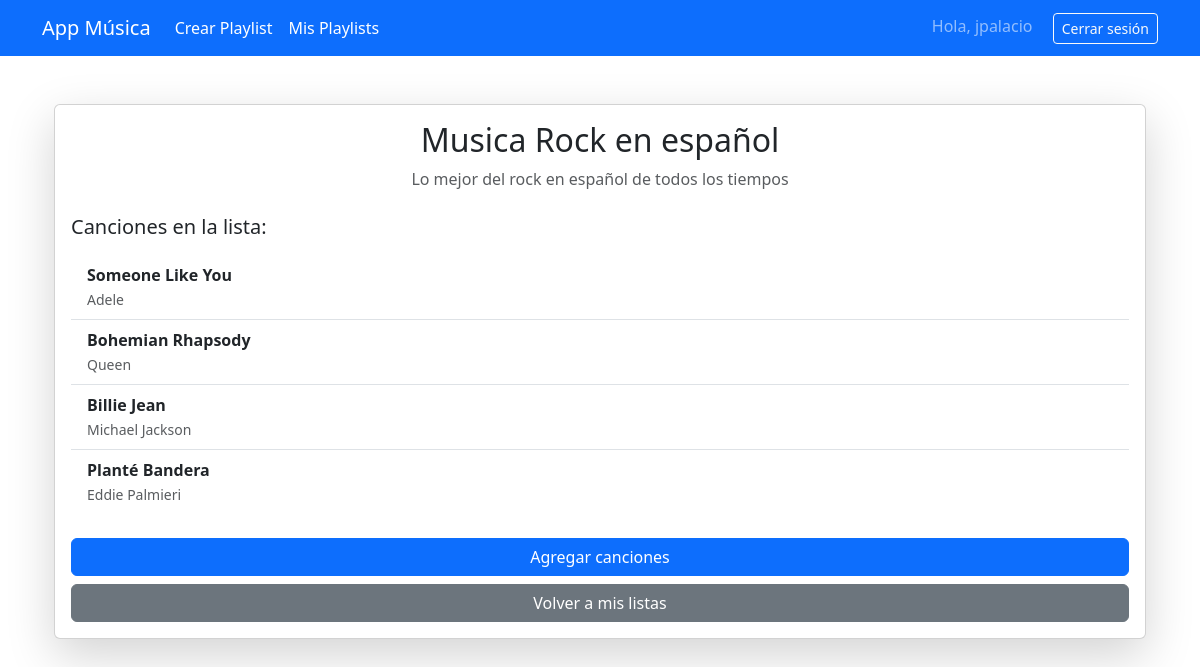
/listas/3/ (signed in), run on the app's committed database.
### core/models.py (models this page shows, shortened)
class ListaReproduccion(models.Model):
    usuario = models.ForeignKey(User, on_delete=models.CASCADE, related_name='listas_reproduccion')
    nombre = models.CharField(max_length=100)
    descripcion = models.TextField(blank=True)
    fecha_creacion = models.DateTimeField(auto_now_add=True)
    canciones = models.ManyToManyField(Cancion, blank=True, related_name='listas')

class Cancion(models.Model):
    titulo = models.CharField(max_length=100)
    artista = models.CharField(max_length=100)

### core/views.py (the view)
# urls.py: path('listas/<int:pk>/', views.detalle_lista, name='detalle_lista'),
@login_required
def detalle_lista(request, pk):
    lista = get_object_or_404(ListaReproduccion, pk=pk, usuario=request.user)
    canciones = lista.canciones.all()
    return render(request, 'core/detalle_lista.html', {'lista': lista, 'canciones': canciones})

### core/templates/core/detalle_lista.html
{% extends 'core/base.html' %}
{% block contenido %}
<div class="container mt-5">
  <div class="card shadow-lg">
    <div class="card-body">
      <h2 class="card-title text-center">{{ lista.nombre }}</h2>
      <p class="text-muted text-center mb-4">{{ lista.descripcion|default:"Sin descripción" }}</p>
      {% if canciones %}
        <h5 class="mb-3">Canciones en la lista:</h5>
        <ul class="list-group list-group-flush">
          {% for cancion in canciones %}
            <li class="list-group-item d-flex justify-content-between align-items-center">
              <div>
                <strong>{{ cancion.titulo }}</strong><br>
                <small class="text-muted">{{ cancion.artista }}</small>
              </div>
            </li>
          {% endfor %}
        </ul>
      {% else %}
        <p class="text-center text-muted">No hay canciones en esta lista aún.</p>
      {% endif %}
      <div class="mt-4 d-flex justify-content-between flex-wrap gap-2">
        <a href="{% url 'agregar_canciones' lista.pk %}" class="btn btn-primary w-100 w-md-auto">Agregar canciones</a>
        <a href="{% url 'lista_listas' %}" class="btn btn-secondary w-100 w-md-auto">Volver a mis listas</a>
      </div>
    </div>
  </div>
</div>
{% endblock %}

### core/templates/core/base.html (shortened to what this page needs)
<!DOCTYPE html>
<html lang="es">
<head>
    <link href="https://cdn.jsdelivr.net/npm/bootstrap@5.3.0/dist/css/bootstrap.min.css" rel="stylesheet" />
</head>
<body>
    <nav class="navbar navbar-expand-lg navbar-dark bg-primary">
        <div class="container">
            <a class="navbar-brand" href="{% url 'inicio' %}">App Música</a>
            {% if user.is_authenticated %}
                <ul class="navbar-nav me-auto">
                    <li class="nav-item">
                        <a class="nav-link text-white" href="{% url 'crear_lista' %}">Crear Playlist</a>
                    </li>
                    <li class="nav-item">
                        <a class="nav-link text-white" href="{% url 'lista_listas' %}">Mis Playlists</a>
                    </li>
                </ul>
            {% endif %}
            <div>
                {% if user.is_authenticated %}
                    <span class="navbar-text me-3">Hola, {{ user.username }}</span>
                    <form action="{% url 'salir' %}" method="post" style="display:inline;">
                        <button type="submit" class="btn btn-outline-light btn-sm">Cerrar sesión</button>
                    </form>
                {% else %}
                    <a href="{% url 'ingresar' %}" class="btn btn-outline-light btn-sm">Iniciar sesión</a>
                    <a href="{% url 'registro' %}" class="btn btn-outline-light btn-sm ms-2">Registrarse</a>
                {% endif %}
            </div>
        </div>
    </nav>
    <main class="container mt-4">
        {% block contenido %}
        {% endblock %}
    </main>
</body>
</html>

### data on the page
ListaReproduccion: nombre "Musica Rock en español", descripcion "Lo mejor del rock en español de todos los tiempos"
Cancion: titulo "Someone Like You", artista "Adele"
Cancion: titulo "Bohemian Rhapsody", artista "Queen"
Cancion: titulo "Billie Jean", artista "Michael Jackson"
Cancion: titulo "Planté Bandera", artista "Eddie Palmieri"

### other printed values
{{ user.username }} "jpalacio"
